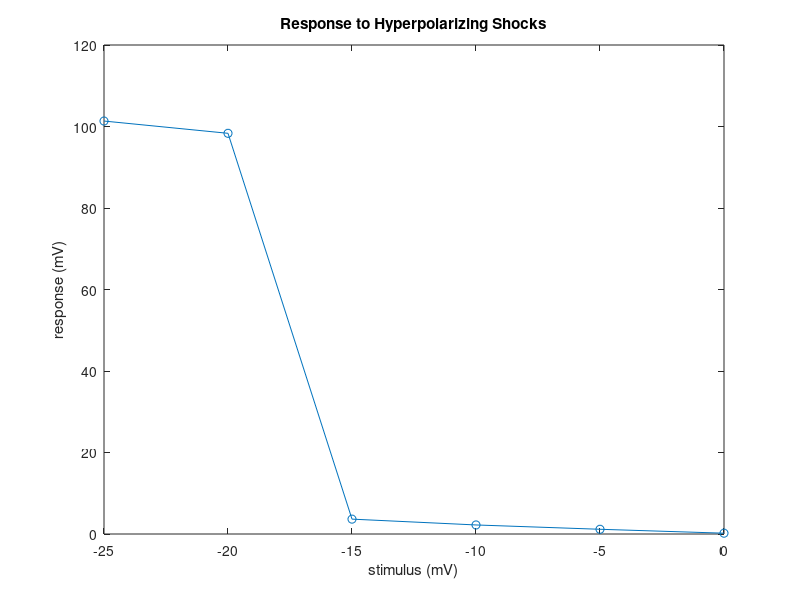

This figure's MATLAB source:
%% Task 4a
% making a scatter plot of stimulus and response data
stim = [0 5 6 7 10 15 20];
response = [.2 4.59 5.71 97.87 100.8 102.07 102.5];
plot(stim,response,'-o')
xlabel('stimulus (mV)')
ylabel('response (mV)')
title('Stimulus vs Reponse HH Neuron Model')

%% Task 4b
% hyperpolarizing shocks
stimhyp = [0 -5 -10 -15 -20 -25];
responsehyp = [.2 1.16 2.22 3.65 98.33 101.34];
plot(stimhyp,responsehyp,'-o')
xlabel('stimulus (mV)')
ylabel('response (mV)')
title('Response to Hyperpolarizing Shocks')